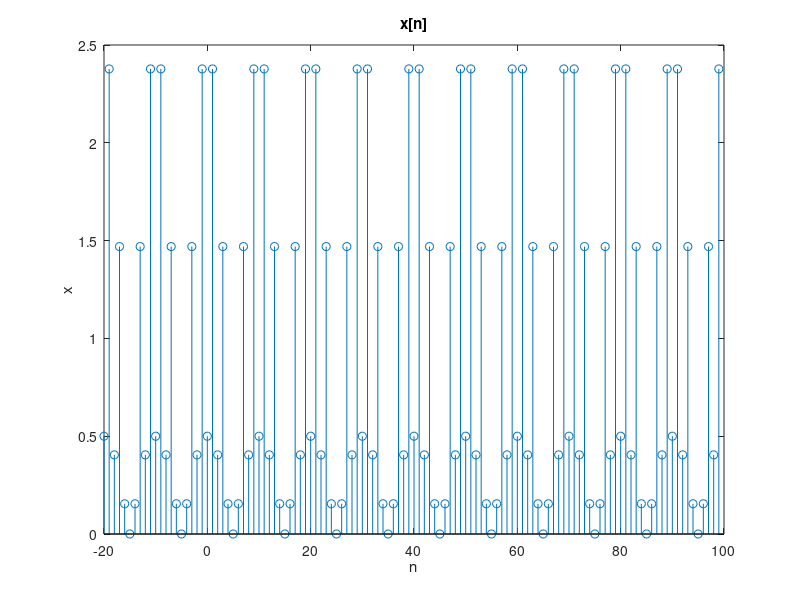

Write the MATLAB code that produced this figure.
k = 0:19;
n = -20:99;
a_x = [-1/2 zeros(1, 7) 3/4 0 3/4 zeros(1, 7) -1/2 0];
x_20 = 20 * ifft(a_x);
x = [x_20 x_20 x_20 x_20 x_20 x_20];

stem(n, abs(x))
xlabel('n')
ylabel('x')
title('x[n]')
